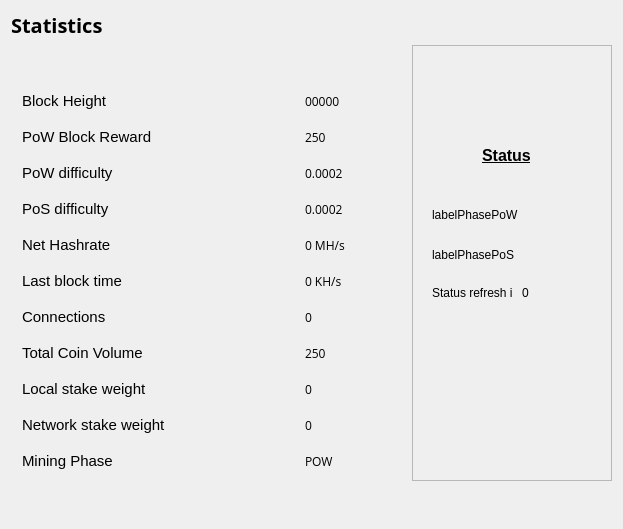
<?xml version="1.0" encoding="UTF-8"?>
<ui version="4.0">
 <class>StatisticsPage</class>
 <widget class="QWidget" name="StatisticsPage">
  <property name="windowModality">
   <enum>Qt::NonModal</enum>
  </property>
  <property name="geometry">
   <rect>
    <x>0</x>
    <y>0</y>
    <width>623</width>
    <height>529</height>
   </rect>
  </property>
  <property name="windowTitle">
   <string>Digging</string>
  </property>
  <layout class="QGridLayout" name="gridLayout">
   <property name="sizeConstraint">
    <enum>QLayout::SetMaximumSize</enum>
   </property>
   <item row="0" column="0">
    <widget class="QLabel" name="label_5">
     <property name="font">
      <font>
       <family>Open Sans,sans-serif</family>
      </font>
     </property>
     <property name="text">
      <string>&lt;html&gt;&lt;head/&gt;&lt;body&gt;&lt;p&gt;&lt;span style=&quot; font-size:20px; font-weight:600; color:#000000;&quot;&gt;Statistics&lt;/span&gt;&lt;/p&gt;&lt;/body&gt;&lt;/html&gt;</string>
     </property>
    </widget>
   </item>
   <item row="2" column="0">
    <spacer name="verticalSpacer">
     <property name="orientation">
      <enum>Qt::Vertical</enum>
     </property>
     <property name="sizeHint" stdset="0">
      <size>
       <width>20</width>
       <height>40</height>
      </size>
     </property>
    </spacer>
   </item>
   <item row="1" column="1">
    <widget class="QFrame" name="frame">
     <property name="minimumSize">
      <size>
       <width>146</width>
       <height>0</height>
      </size>
     </property>
     <property name="maximumSize">
      <size>
       <width>200</width>
       <height>16777215</height>
      </size>
     </property>
     <property name="frameShape">
      <enum>QFrame::StyledPanel</enum>
     </property>
     <property name="frameShadow">
      <enum>QFrame::Raised</enum>
     </property>
     <widget class="QLabel" name="label">
      <property name="geometry">
       <rect>
        <x>70</x>
        <y>70</y>
        <width>71</width>
        <height>81</height>
       </rect>
      </property>
      <property name="text">
       <string>&lt;html&gt;&lt;head/&gt;&lt;body&gt;&lt;p&gt;&lt;span style=&quot; font-size:12pt; font-weight:600; text-decoration: underline;&quot;&gt;Status&lt;/span&gt;&lt;/p&gt;&lt;/body&gt;&lt;/html&gt;</string>
      </property>
     </widget>
     <widget class="QLabel" name="labelPhasePoW">
      <property name="geometry">
       <rect>
        <x>20</x>
        <y>160</y>
        <width>181</width>
        <height>20</height>
       </rect>
      </property>
      <property name="text">
       <string>labelPhasePoW</string>
      </property>
     </widget>
     <widget class="QLabel" name="labelPhasePoS">
      <property name="geometry">
       <rect>
        <x>20</x>
        <y>200</y>
        <width>181</width>
        <height>20</height>
       </rect>
      </property>
      <property name="text">
       <string>labelPhasePoS</string>
      </property>
     </widget>
     <widget class="QLabel" name="labelCountDown">
      <property name="geometry">
       <rect>
        <x>110</x>
        <y>240</y>
        <width>21</width>
        <height>16</height>
       </rect>
      </property>
      <property name="text">
       <string>0</string>
      </property>
     </widget>
     <widget class="QLabel" name="label_2">
      <property name="geometry">
       <rect>
        <x>20</x>
        <y>240</y>
        <width>81</width>
        <height>16</height>
       </rect>
      </property>
      <property name="text">
       <string>Status refresh in</string>
      </property>
     </widget>
    </widget>
   </item>
   <item row="1" column="0">
    <widget class="QFrame" name="gridFrame_2">
     <property name="minimumSize">
      <size>
       <width>0</width>
       <height>0</height>
      </size>
     </property>
     <property name="styleSheet">
      <string notr="true"/>
     </property>
     <layout class="QGridLayout" name="gridLayout_4">
      <item row="2" column="0">
       <layout class="QFormLayout" name="formLayout_2">
        <property name="fieldGrowthPolicy">
         <enum>QFormLayout::FieldsStayAtSizeHint</enum>
        </property>
        <property name="horizontalSpacing">
         <number>139</number>
        </property>
        <property name="verticalSpacing">
         <number>18</number>
        </property>
        <property name="rightMargin">
         <number>0</number>
        </property>
        <item row="1" column="0">
         <widget class="QLabel" name="label_14">
          <property name="text">
           <string>&lt;html&gt;&lt;head/&gt;&lt;body&gt;&lt;p&gt;&lt;span style=&quot; font-size:11pt;&quot;&gt;Block Height&lt;/span&gt;&lt;/p&gt;&lt;/body&gt;&lt;/html&gt;</string>
          </property>
         </widget>
        </item>
        <item row="1" column="1">
         <widget class="QLabel" name="heightBox">
          <property name="font">
           <font>
            <family>Open Sans,sans-serif</family>
            <pointsize>9</pointsize>
           </font>
          </property>
          <property name="text">
           <string>00000</string>
          </property>
         </widget>
        </item>
        <item row="2" column="0">
         <widget class="QLabel" name="label_12">
          <property name="text">
           <string>&lt;html&gt;&lt;head/&gt;&lt;body&gt;&lt;p&gt;&lt;span style=&quot; font-size:11pt;&quot;&gt;PoW Block Reward&lt;/span&gt;&lt;/p&gt;&lt;/body&gt;&lt;/html&gt;</string>
          </property>
         </widget>
        </item>
        <item row="2" column="1">
         <widget class="QLabel" name="rewardBox">
          <property name="font">
           <font>
            <family>Open Sans,sans-serif</family>
            <pointsize>9</pointsize>
           </font>
          </property>
          <property name="text">
           <string>250</string>
          </property>
         </widget>
        </item>
        <item row="3" column="0">
         <widget class="QLabel" name="label_13">
          <property name="text">
           <string>&lt;html&gt;&lt;head/&gt;&lt;body&gt;&lt;p&gt;&lt;span style=&quot; font-size:11pt;&quot;&gt;PoW difficulty&lt;/span&gt;&lt;/p&gt;&lt;/body&gt;&lt;/html&gt;</string>
          </property>
         </widget>
        </item>
        <item row="3" column="1">
         <widget class="QLabel" name="diffBox">
          <property name="font">
           <font>
            <family>Open Sans,sans-serif</family>
            <pointsize>9</pointsize>
           </font>
          </property>
          <property name="text">
           <string>0.0002</string>
          </property>
         </widget>
        </item>
        <item row="4" column="0">
         <widget class="QLabel" name="label_9">
          <property name="text">
           <string>&lt;html&gt;&lt;head/&gt;&lt;body&gt;&lt;p&gt;&lt;span style=&quot; font-size:11pt;&quot;&gt;PoS difficulty&lt;/span&gt;&lt;/p&gt;&lt;/body&gt;&lt;/html&gt;</string>
          </property>
         </widget>
        </item>
        <item row="4" column="1">
         <widget class="QLabel" name="diffBox2">
          <property name="font">
           <font>
            <family>Open Sans,sans-serif</family>
            <pointsize>9</pointsize>
           </font>
          </property>
          <property name="text">
           <string>0.0002</string>
          </property>
         </widget>
        </item>
        <item row="5" column="1">
         <widget class="QLabel" name="pawrateBox">
          <property name="font">
           <font>
            <family>Open Sans,sans-serif</family>
            <pointsize>9</pointsize>
           </font>
          </property>
          <property name="text">
           <string>0 MH/s</string>
          </property>
         </widget>
        </item>
        <item row="6" column="0">
         <widget class="QLabel" name="label3_2">
          <property name="sizePolicy">
           <sizepolicy hsizetype="Preferred" vsizetype="Maximum">
            <horstretch>0</horstretch>
            <verstretch>0</verstretch>
           </sizepolicy>
          </property>
          <property name="text">
           <string>&lt;html&gt;&lt;head/&gt;&lt;body&gt;&lt;p&gt;&lt;span style=&quot; font-size:11pt;&quot;&gt;Last block time&lt;/span&gt;&lt;/p&gt;&lt;/body&gt;&lt;/html&gt;</string>
          </property>
         </widget>
        </item>
        <item row="6" column="1">
         <widget class="QLabel" name="localBox">
          <property name="font">
           <font>
            <family>Open Sans,sans-serif</family>
            <pointsize>9</pointsize>
           </font>
          </property>
          <property name="text">
           <string>0 KH/s</string>
          </property>
         </widget>
        </item>
        <item row="7" column="0">
         <widget class="QLabel" name="label1_2">
          <property name="text">
           <string>&lt;html&gt;&lt;head/&gt;&lt;body&gt;&lt;p&gt;&lt;span style=&quot; font-size:11pt;&quot;&gt;Connections&lt;/span&gt;&lt;/p&gt;&lt;/body&gt;&lt;/html&gt;</string>
          </property>
         </widget>
        </item>
        <item row="7" column="1">
         <widget class="QLabel" name="connectionBox">
          <property name="font">
           <font>
            <family>Open Sans,sans-serif</family>
            <pointsize>9</pointsize>
           </font>
          </property>
          <property name="text">
           <string>0</string>
          </property>
         </widget>
        </item>
        <item row="8" column="0">
         <widget class="QLabel" name="label_8">
          <property name="text">
           <string>&lt;html&gt;&lt;head/&gt;&lt;body&gt;&lt;p&gt;&lt;span style=&quot; font-size:11pt;&quot;&gt;Total Coin Volume&lt;/span&gt;&lt;/p&gt;&lt;/body&gt;&lt;/html&gt;</string>
          </property>
         </widget>
        </item>
        <item row="8" column="1">
         <widget class="QLabel" name="volumeBox">
          <property name="font">
           <font>
            <family>Open Sans,sans-serif</family>
            <pointsize>9</pointsize>
           </font>
          </property>
          <property name="text">
           <string>250</string>
          </property>
         </widget>
        </item>
        <item row="9" column="0">
         <widget class="QLabel" name="label_10">
          <property name="text">
           <string>&lt;html&gt;&lt;head/&gt;&lt;body&gt;&lt;p&gt;&lt;span style=&quot; font-size:11pt;&quot;&gt;Local stake weight&lt;/span&gt;&lt;/p&gt;&lt;/body&gt;&lt;/html&gt;</string>
          </property>
         </widget>
        </item>
        <item row="9" column="1">
         <widget class="QLabel" name="minBox">
          <property name="font">
           <font>
            <family>Open Sans,sans-serif</family>
            <pointsize>9</pointsize>
           </font>
          </property>
          <property name="text">
           <string>0</string>
          </property>
         </widget>
        </item>
        <item row="10" column="0">
         <widget class="QLabel" name="label_11">
          <property name="text">
           <string>&lt;html&gt;&lt;head/&gt;&lt;body&gt;&lt;p&gt;&lt;span style=&quot; font-size:11pt;&quot;&gt;Network stake weight&lt;/span&gt;&lt;/p&gt;&lt;/body&gt;&lt;/html&gt;</string>
          </property>
         </widget>
        </item>
        <item row="10" column="1">
         <widget class="QLabel" name="maxBox">
          <property name="font">
           <font>
            <family>Open Sans,sans-serif</family>
            <pointsize>9</pointsize>
           </font>
          </property>
          <property name="text">
           <string>0</string>
          </property>
         </widget>
        </item>
        <item row="11" column="0">
         <widget class="QLabel" name="label_15">
          <property name="text">
           <string>&lt;html&gt;&lt;head/&gt;&lt;body&gt;&lt;p&gt;&lt;span style=&quot; font-size:11pt;&quot;&gt;Mining Phase&lt;/span&gt;&lt;/p&gt;&lt;/body&gt;&lt;/html&gt;</string>
          </property>
         </widget>
        </item>
        <item row="11" column="1">
         <widget class="QLabel" name="cBox">
          <property name="font">
           <font>
            <family>Open Sans,sans-serif</family>
            <pointsize>9</pointsize>
           </font>
          </property>
          <property name="text">
           <string>POW</string>
          </property>
         </widget>
        </item>
        <item row="5" column="0">
         <widget class="QLabel" name="label_16">
          <property name="text">
           <string>&lt;html&gt;&lt;head/&gt;&lt;body&gt;&lt;p&gt;&lt;span style=&quot; font-size:11pt;&quot;&gt;Net Hashrate&lt;/span&gt;&lt;/p&gt;&lt;/body&gt;&lt;/html&gt;</string>
          </property>
         </widget>
        </item>
       </layout>
      </item>
      <item row="1" column="0">
       <spacer name="verticalSpacer_2">
        <property name="orientation">
         <enum>Qt::Vertical</enum>
        </property>
        <property name="sizeHint" stdset="0">
         <size>
          <width>20</width>
          <height>40</height>
         </size>
        </property>
       </spacer>
      </item>
     </layout>
    </widget>
   </item>
  </layout>
 </widget>
 <layoutdefault spacing="6" margin="11"/>
 <resources/>
 <connections/>
</ui>
